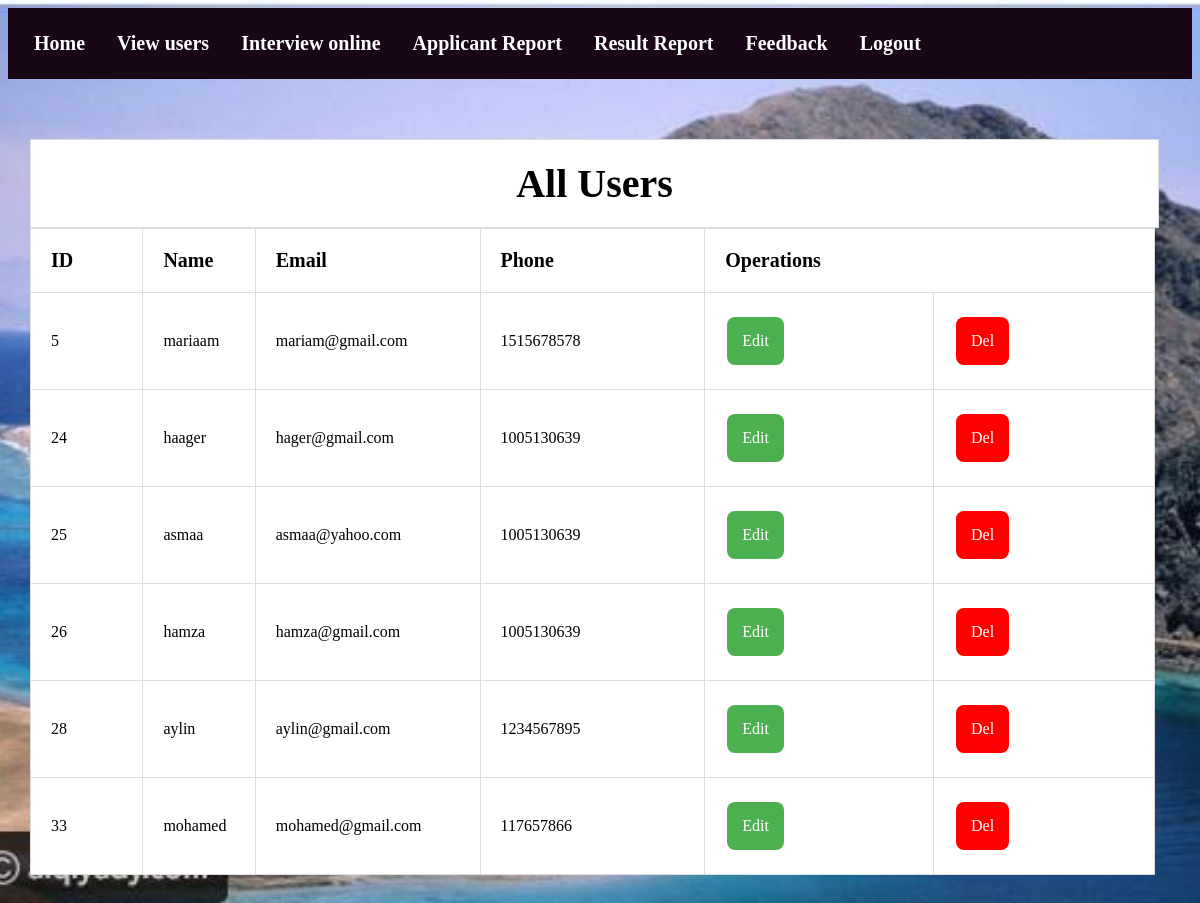
The page /view.php on the database its author committed.
### tables this page shows
CREATE TABLE `users` (
  `id` int(11) NOT NULL,
  `name` varchar(30) NOT NULL,
  `email` varchar(50) NOT NULL,
  `phone` int(11) NOT NULL,
  `password` varchar(20) NOT NULL,
  `group_id` int(11) NOT NULL DEFAULT '0'
);

### config/dbconfig.php (called while the page is built, shortened)
<?php
require_once('./config/operations.php');
 class dbconfig
    {
        public function db_connect()
        {
            $this->connection = mysqli_connect('localhost','root','','egypt-visa');
        }
  }
?>

### config/operations.php (called while the page is built, shortened)
<?php
    require_once('./config/dbconfig.php');
    $db = new dbconfig();
    class operations extends dbconfig
    {
       public function view_record()
        {
            global $db;
            $query = "select * from users where group_id=0";
            $result = mysqli_query($db->connection,$query);
            return $result;
        }
    }
?>

### view.php (the view, shortened to what this page needs)
<?php
    require_once('./config/dbconfig.php');
    include 'navbar_admin.php';
    $db = new operations();
    $result=$db->view_record();
?>
<!DOCTYPE html>
<html lang="en">
<head>
    <link rel="stylesheet" type="text/css" href="css\s.css">
</head>
<body>
        <div>
            <h2 class="head"> All Users </h2>
        </div>
        <div class="card-body">
           <table Id="customers">
                <tr>
                    <th style="width: 10%;font-size:20px"> ID </th>
                    <th style="width: 10%;font-size:20px"> Name </th>
                    <th style="width: 20%;font-size:20px"> Email </th>
                    <th style="width: 20%;font-size:20px"> Phone </th>
                    <th style="width: 20;font-size:20px" colspan="2">Operations</th>
                </tr>
                <tr>
                    <?php
                        while($data = mysqli_fetch_assoc($result))
                        {
                    ?>
                        <td><?php echo $data['id'] ?></td>
                        <td><?php echo $data['name'] ?></td>
                        <td><?php echo $data['email'] ?></td>
                        <td><?php echo $data['phone'] ?></td>
  <td style="border-radius: 8px;"><a href="  edit.php?U_ID=<?php echo $data['id'] ?>" class="button">Edit</a></td>
                        <td><a href="del.php?D_ID=<?php echo $data['id'] ?>" class="button1">Del</a></td>
                </tr>
                <?php
                        }
                    ?>
                        </table>
                    </div>
 </body>
</html>

### navbar_admin.php
<!DOCTYPE html>
<html>
<head>
<link rel="stylesheet" type="text/css" href="css\navbar.css">
</head>
<body>
<ul>
  <li><a class="active" href="Home.php">Home</a></li>
  <li><a href="view.php">View users</a></li>
  <li><a href="">Interview online </a></li>
  <li><a href="search.php">Applicant Report  </a></li>
  <li><a href="">Result Report</a></li>
  <li><a href="">Feedback</a></li>
  <li><a href="logout.php">Logout</a></li>
</ul>
</body>
</html>

### css/navbar.css (style rules this page uses)
ul { list-style-type: none; margin: 0; padding: 10px; overflow: hidden; background-color: #190718; }
li { float: left; font-size: 20px; font-weight: bold; }
li a { display: block; color: white; text-align: center; padding: 14px 16px; text-decoration: none; }

### css/s.css (style rules this page uses)
body { background-image: url(3.jpeg); background-position: top; background-size: cover; }
.head { text-align: center;background-color:white; border: 1px solid #ddd;width: 91.80%; margin-top: 60px; margin-bottom: 0px; margin-right: 150px; margin-left: 22px;padding:20px; font-size: 40px; font-style: bold; }
#customers { border-collapse: collapse; width: 95%; background-color:white; margin-bottom: 50px; margin-right: 150px; margin-left: 22px; }
#customers th,#customers td { padding: 20px; text-align: left; border-bottom: 1px solid #ddd; border: 1px solid #ddd; }
.button { background-color: #4CAF50; border: none; color: white; padding: 15px; text-align: center; text-decoration: none; display: inline-block; font-size: 16px; margin: 4px 2px; cursor: pointer; border-radius: 8px; }
.button1 { background-color:#ff0000; border: none; color: white; padding: 15px; text-align: center; text-decoration: none; display: inline-block; font-size: 16px; margin: 4px 2px; cursor: pointer; border-radius: 8px; }

### rows shown on the page
users: id "5", name "mariaam", email "mariam@gmail.com", phone "1515678578"
users: id "24", name "haager", email "hager@gmail.com", phone "1005130639"
users: id "25", name "asmaa", email "asmaa@yahoo.com", phone "1005130639"
users: id "26", name "hamza", email "hamza@gmail.com", phone "1005130639"
users: id "28", name "aylin", email "aylin@gmail.com", phone "1234567895"
users: id "33", name "mohamed", email "mohamed@gmail.com", phone "117657866"
